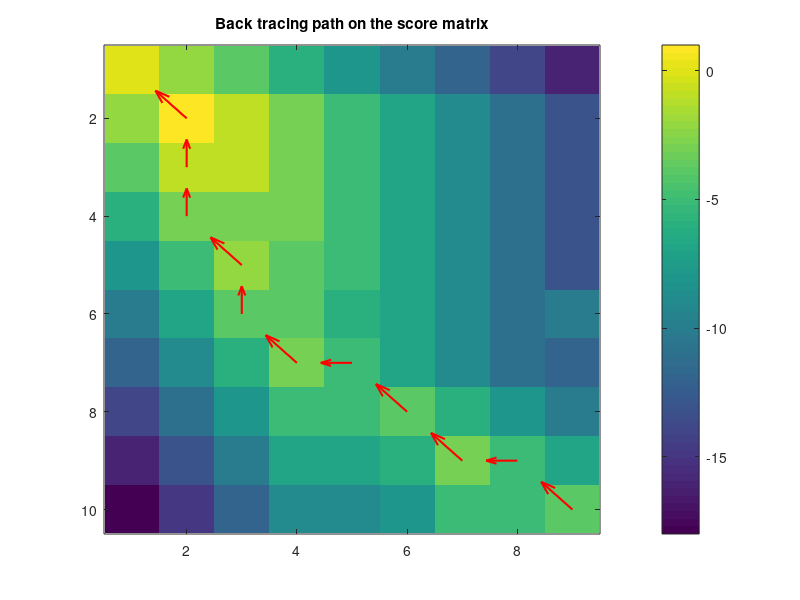

MATLAB code to generate this figure: (Note: this script raises an error after producing the figure.)
clc
clear all
%      Created at Fall, 2018
%%%%%%%%%%%%%%%%%%%%%%%%%%%%%%%
%      Scoring system and Initialization
match = 1; 
mismatch = -2;
gap = -2;
%%%%%%%%%%%%%%%%%%%%%%%%%%%%%%%
seq1 = 'FKHMEDPLE';
seq2 = 'FMDTPLNE';
m = length(seq1);
n = length(seq2);
%%%%%%%%%%%%%%%%%%%%%%%%%%%%%%%
%      fill the score matrix
ScoreMat = zeros(m+1,n+1);
for i = 2:m+1
    ScoreMat(i,1) = (i-1)*gap;
end
for i = 2:n+1
    ScoreMat(1,i) = (i-1)*gap;
end
for i = 2:m+1
    for j = 2:n+1
        if seq1(i-1)==seq2(j-1)
            S = match;
        else
            S = mismatch;
        end
        ScoreMat(i,j) = max([ScoreMat(i-1,j-1)+S, ScoreMat(i-1,j)+gap, ScoreMat(i,j-1)+gap]);
    end
end
%%%%%%%%%%%%%%%%%%%%%%%%%%%%%%%
%      back tracing
i = m+1;
j = n+1;
A = repelem('z',i+j);
B = repelem('z',i+j);
x = zeros(1,i+j); y = zeros(1,i+j);
u = zeros(1,i+j); v = zeros(1,i+j);
k=1;
while i > 1 && j > 1
    if seq1(i-1)==seq2(j-1)
       S = match;
     else
       S = mismatch;
    end
    x(k) = j; y(k) = i; 
    if ScoreMat(i,j) == ScoreMat(i-1,j-1)+S
        u(k) = -1; v(k) = -1;
        A(k) = seq1(i-1);
        B(k) = seq2(j-1);
        i = i-1;
        j = j-1;
    else if ScoreMat(i,j) == ScoreMat(i-1,j)+gap
            v(k) = -1;
            A(k) = seq1(i-1);
            B(k) = '-';
            i = i-1;
        else if ScoreMat(i,j) == ScoreMat(i,j-1)+gap
            u(k) = -1;
            A(k) = '-';
            B(k) = seq2(j-1);
            j = j-1;
            end
        end
    end
    k = k+1;
end
x = x(1:k-1); y = y(1:k-1);
u = u(1:k-1); v = v(1:k-1);
A = A(1:k-1); B = B(1:k-1);
%%%%%%%%%%%%%%%%%%%%%%%%%%%%%%%
%      Visualization of the back tracing path on the score matrix. 
figure;
imagesc(ScoreMat)
colorbar;
hold on
quiver(x,y,u,v,0.25,'LineWidth',1.5,'Color','r');
title('Back tracing path on the score matrix');
set(gca,'XTickLabel', str2cell(seq2));
xlabel('Sequence 2');
set(gca,'YTickLabel', str2cell(seq1));
ylabel('Sequence 1');
%%%%%%%%%%%%%%%%%%%%%%%%%%%%%%%%
%     Show alignment
i = 1;
for j = length(A):-1:1
    Align(1,i) = A(j);
    if A(j) == B(j)
        Align(2,i) = '|';
    end
    Align(3,i) = B(j);
    i = i+1;
end
Iden = (numel(find(Align(2,:)=='|'))/length(Align))*100;
%%%%%%%%%%%%%%%%%%%%%%%%%%%%%%%
Align
disp(['Alignment Score = ',num2str(ScoreMat(end))])
disp(['Alignment Identity = ',num2str(Iden), ' %'])
